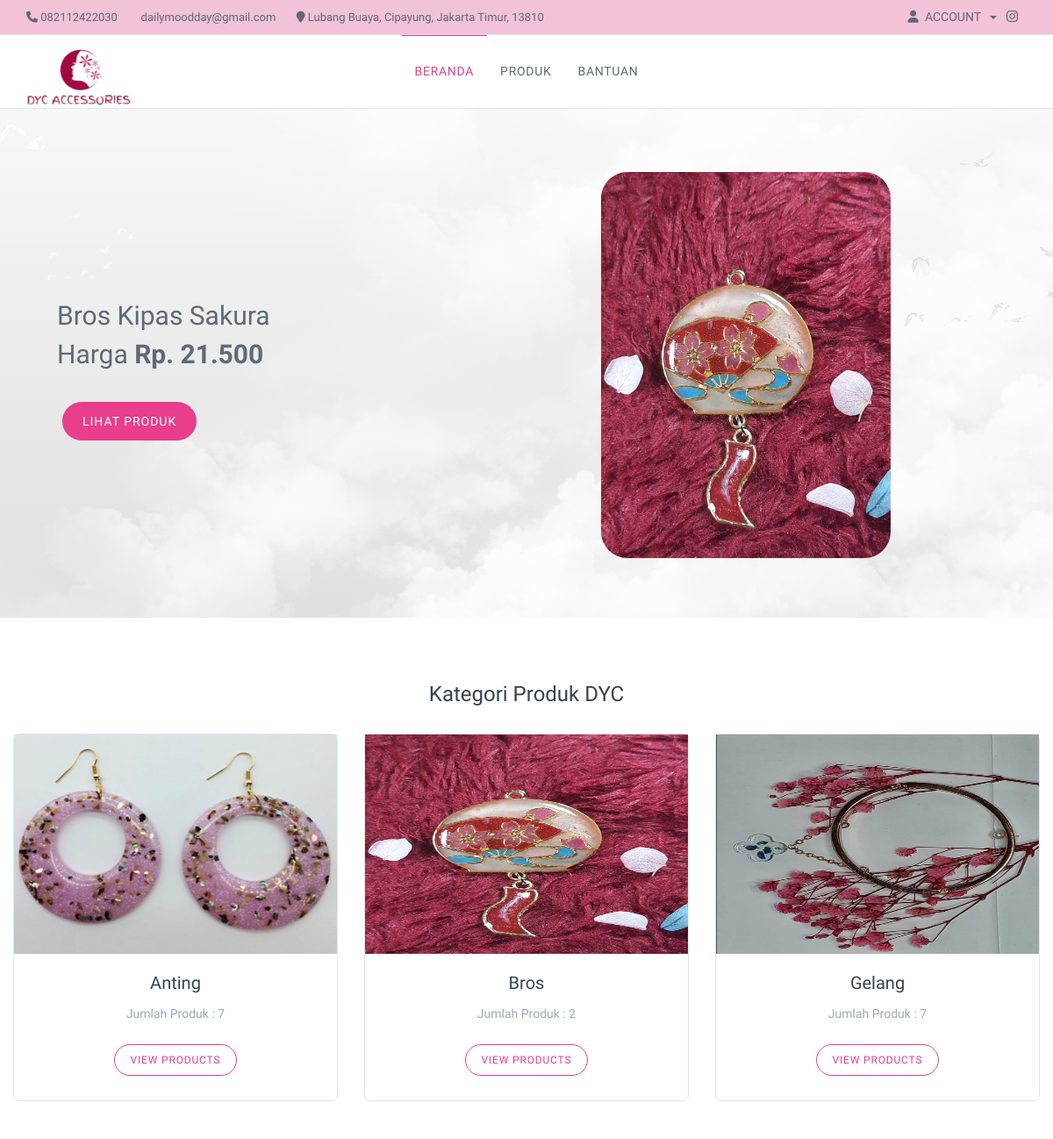
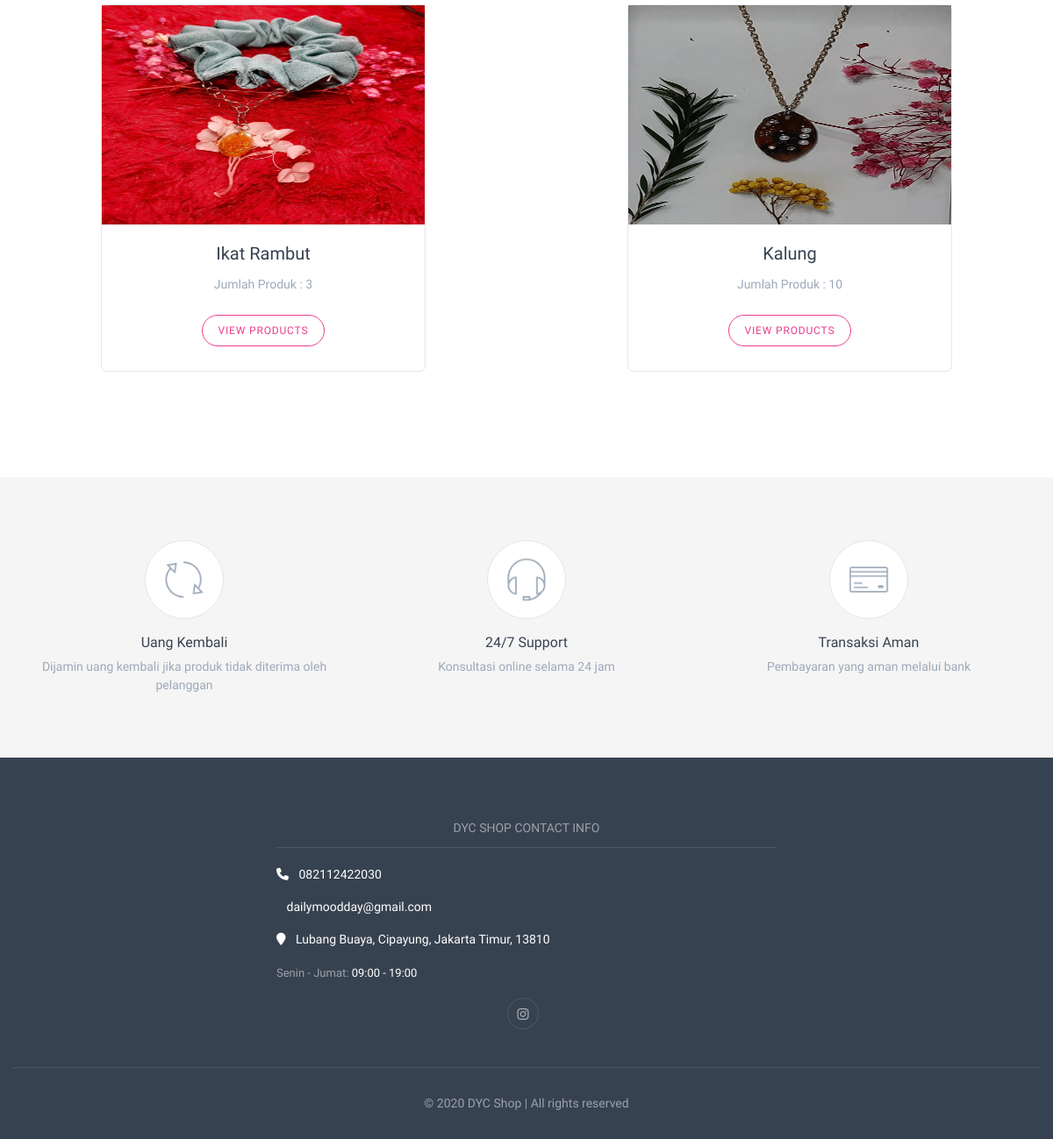
The page / on the database its author committed (2 pictures, top to bottom).
### tables this page shows
CREATE TABLE `produk` (
  `id_produk` char(20) NOT NULL,
  `id_kategori` char(20) NOT NULL,
  `id_sub_kategori` char(20) DEFAULT NULL,
  `kode_sku` varchar(50) NOT NULL,
  `nama_produk` varchar(50) NOT NULL,
  `harga` int(11) NOT NULL,
  `foto` varchar(255) DEFAULT NULL,
  `stok` int(11) NOT NULL,
  `deskripsi` text NOT NULL,
  `created_datetime` datetime NOT NULL
);

CREATE TABLE `produk_kategori` (
  `id_kategori` char(20) NOT NULL,
  `nama_kategori` varchar(50) NOT NULL,
  `created_datetime` datetime NOT NULL
);

### application/core/MY_Loader.php (called while the page is built, shortened)
<?php (defined('BASEPATH')) OR exit('No direct script access allowed');
require APPPATH."third_party/MX/Loader.php";
class MY_Loader extends MX_Loader
{
	public function view($view, $vars = array(), $return = FALSE)
	{
		list($path, $_view) = Modules::find($view, $this->_module, 'views/');
		if ($path != FALSE)
		{
			$view = $_view;
		}
		return $this->_ci_load(array('_ci_view' => $view, '_ci_vars' => ((method_exists($this,'_ci_object_to_array')) ? $this->_ci_object_to_array($vars) : $this->_ci_prepare_view_vars($vars)), '_ci_return' => $return));
	}
}

### application/modules/master/controllers/Master.php (called while the page is built, shortened)
<?php if ( ! defined('BASEPATH')) exit('No direct script access allowed');
class Master extends MY_Controller {
	public function template_home($data)
	{
        $this->load->view('template_home/template', $data);
    }
}

### application/modules/home/controllers/Home.php (called while the page is built, shortened)
<?php if ( ! defined('BASEPATH')) exit('No direct script access allowed');
class Home extends MY_Controller {
	public function index()
	{
		$title = 'Home';
		$data = [
			'setup_app' => $this->setup_app($title),
			'get_view' => 'home/v_home'
		];
		$this->master->template_home($data);
	}
}

### index.php (called while the page is built, shortened)
<?php
require_once BASEPATH.'core/CodeIgniter.php';

### application/third_party/MX/Controller.php (called while the page is built, shortened)
<?php (defined('BASEPATH')) OR exit('No direct script access allowed');
class MX_Controller
{
	public function __get($class)
	{
		return CI::$APP->$class;
	}
}

### application/modules/master/models/Master_model.php (called while the page is built, shortened)
<?php if ( ! defined('BASEPATH')) exit('No direct script access allowed');
class Master_model extends CI_Model {
	public function __construct()
	{
		$this->db->db_debug = FALSE;
	}
	public function select_data($param)
	{
		if (!empty($param['field'])) {
			$this->db->select($param['field']);
		}
		$this->db->from($param['table']);
		if (!empty($param['where'])) {
			$this->db->where($param['where']);
		}
		if (!empty($param['group_by'])) {
			$this->db->group_by($param['group_by']);
		}
		if (!empty($param['order_by'])) {
			$this->db->order_by(key($param['order_by']), $param['order_by'][key($param['order_by'])]);
		}
		if (!empty($param['limit'])) {
			$this->db->limit($param['limit']);
		}
		return $this->db->get();
	}
}

### application/core/MY_Controller.php (called while the page is built, shortened)
<?php if ( ! defined('BASEPATH')) exit('No direct script access allowed');
class MY_Controller extends MX_Controller {
	private $data = [];
	public function setup_app($title)
	{
		$this->data['main_icon'] = base_url().'assets/admin/images/logo-mini.png';
		$this->data['main_full_icon'] = base_url().'assets/admin/images/logo-full.png';
		$this->data['app_name'] = 'DYC Shop';
		$this->data['title_page'] = $title.' | '.$this->data['app_name'];
		$this->data['ajax_error'] = '
		Swal.mixin({
			toast: true,
			position: "top",
			showCloseButton: !0,
			showConfirmButton: false,
			timer: 4000,
			onOpen: (toast) => {
				toast.addEventListener("mouseenter", Swal.stopTimer)
				toast.addEventListener("mouseleave", Swal.resumeTimer)
			}
		}).fire({
			icon: "error",
			title: "Ada kesalahan teknis"
		});
		';
		$this->data['produk_kategori'] = $this->master_model->select_data([
			'field' => '*',
			'table' => 'produk_kategori',
			'order_by' => [
				'nama_kategori' => 'asc'
			]
		])->result();
		$this->data['produk_sub_kategori'] = $this->master_model->select_data([
			'field' => '*',
			'table' => 'produk_sub_kategori',
			'order_by' => [
				'nama_sub_kategori' => 'asc'
			]
		])->result();
		$this->data['produk_thumbnail'] = $this->master_model->select_data([
			'field' => '*',
			'table' => 'produk',
			'group_by' => 'id_kategori',
			'order_by' => [
				'harga' => 'asc'
			]
		])->result();
		$this->data['produk_banner'] = $this->master_model->select_data([
			'field' => '*',
			'table' => 'produk',
			'group_by' => 'id_kategori',
			'order_by' => [
				'harga' => 'asc'
			],
			'limit' => 3
		])->result();
		return $this->data;
	}
}

### application/modules/home/views/v_home.php (the view, shortened to what this page needs)
<div class="hero-slider home-1-hero">
    <div class="owl-carousel large-controls dots-inside" data-owl-carousel='{"nav": true, "dots": true, "loop": true, "autoplay": true, "autoplayTimeou": 7000}'>
        <?php foreach ($setup_app['produk_banner'] as $key_produk_banner): ?>
            <div class="item">
                <div class="container padding-top-3x">
                    <div class="row justify-content-center align-items-center">
                        <div class="col-lg-5 col-md-6 padding-bottom-2x text-md-left text-center hidden-md-down">
                            <div class="from-bottom">
                                <div class="h2 text-body text-normal mb-2 pt-1"><?= $key_produk_banner->nama_produk ?></div>
                                <div class="h2 text-body text-normal mb-4 pb-1">Harga <span class="text-bold"><?= rupiah($key_produk_banner->harga) ?></span></div>
                            </div>
                            <a class="btn btn-primary scale-up delay-1" href="<?= base_url() ?>home/produk/detail/<?= encrypt_text($key_produk_banner->id_produk) ?>">Lihat Produk</a>
                        </div>
                        <div class="col-md-6 padding-bottom-2x mb-3">
                            <img class="d-block mx-auto" src="<?= base_url() ?>assets/admin/images/upload/<?= $key_produk_banner->foto ?>" style="height: 440px; border-radius: 30px;">
                        </div>
                    </div>
                </div>
            </div>
        <?php endforeach ?>
    </div>
</div>
<section class="container padding-top-3x padding-bottom-3x">
    <h3 class="text-center mb-30">Kategori Produk DYC</h3>
    <div class="row">
        <?php foreach ($setup_app['produk_kategori'] as $key_kategori): ?>
            <div class="col-md-4 col-sm-6 horizontal-center home-cat padding-bottom-2x">
                <div class="card">
                    <?php foreach ($setup_app['produk_thumbnail'] as $key_produk_thumbnail): ?>
                        <?php if ($key_produk_thumbnail->id_kategori == $key_kategori->id_kategori): ?>
                            <div class="inner">
                                <div class="main-img">
                                    <img src="<?= base_url() ?>assets/admin/images/upload/<?= $key_produk_thumbnail->foto ?>" style="width: 100%; height: 250px;">
                                </div>
                            </div>
                            <div class="card-body text-center">
                                <h4 class="card-title"><?= $key_kategori->nama_kategori ?></h4>
                                <p class="text-muted">Jumlah Produk : <?= $this->master_model->select_data([
                                    'field' => 'COUNT(id_kategori) as count',
                                    'table' => 'produk',
                                    'where' => [
                                        'id_kategori' => $key_kategori->id_kategori,
                                    ]
                                ])->row()->count ?></p>
                                <a class="btn btn-outline-primary btn-sm" href="<?= base_url() ?>home/produk?kategori=<?= encrypt_text($key_kategori->id_kategori) ?>">View Products</a>
                            </div>
                        <?php endif ?>
                    <?php endforeach ?>
                </div>
            </div>
        <?php endforeach ?>
    </div>
</section>
<section class="bg-faded padding-top-3x padding-bottom-3x text-center">
    <div class="container row" style="margin: 0 auto; float: none;">
        <div class="col-md-4 col-sm-6 text-center home-cat">
            <img class="d-block w-90 img-thumbnail rounded-circle mx-auto mb-3" src="<?= base_url() ?>assets/home/images/services/02.png">
            <h6>Uang Kembali</h6>
            <p class="text-muted margin-bottom-none">Dijamin uang kembali jika produk tidak diterima oleh pelanggan</p>
        </div>
        <div class="col-md-4 col-sm-6 text-center home-cat">
            <img class="d-block w-90 img-thumbnail rounded-circle mx-auto mb-3" src="<?= base_url() ?>assets/home/images/services/03.png">
            <h6>24/7 Support</h6>
            <p class="text-muted margin-bottom-none">Konsultasi online selama 24 jam</p>
        </div>
        <div class="col-md-4 col-sm-6 text-center home-cat">
            <img class="d-block w-90 img-thumbnail rounded-circle mx-auto mb-3" src="<?= base_url() ?>assets/home/images/services/04.png">
            <h6>Transaksi Aman</h6>
            <p class="text-muted margin-bottom-none">Pembayaran yang aman melalui bank</p>
        </div>
    </div>
</section>

### rows shown on the page
produk: nama_produk "Bros Kipas Sakura", harga "Rp. 21.500", foto (picture), id_kategori.nama_kategori "Bros", select_data "2"
produk: foto (picture), id_kategori.nama_kategori "Anting", select_data "7"
produk: foto (picture), id_kategori.nama_kategori "Gelang", select_data "7"
produk: foto (picture), id_kategori.nama_kategori "Ikat Rambut", select_data "3"
produk: foto (picture), id_kategori.nama_kategori "Kalung", select_data "10"

### other values the page prints
$setup_app['app_name'] "DYC SHOP"
$setup_app['app_name'] "DYC Shop"
